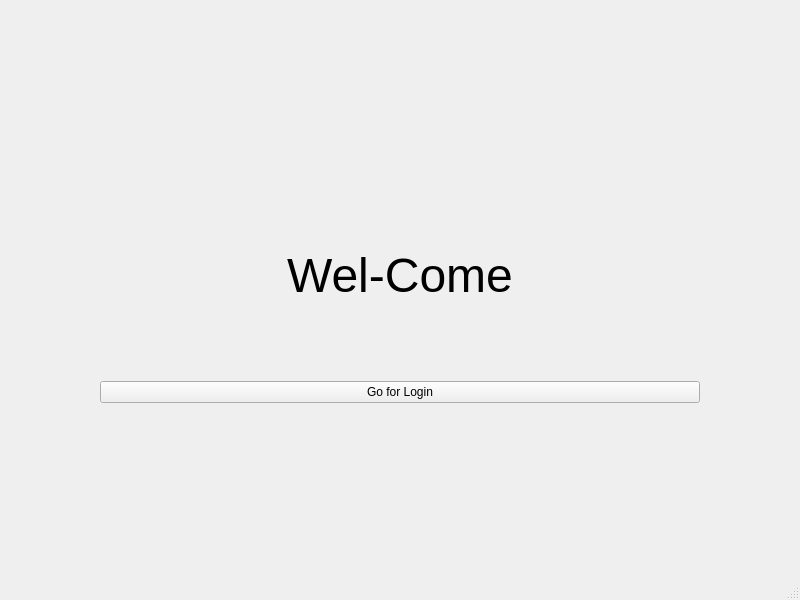
<?xml version="1.0" encoding="UTF-8"?>
<ui version="4.0">
 <class>MainWindow</class>
 <widget class="QMainWindow" name="MainWindow">
  <property name="geometry">
   <rect>
    <x>0</x>
    <y>0</y>
    <width>800</width>
    <height>600</height>
   </rect>
  </property>
  <property name="windowTitle">
   <string>MainWindow</string>
  </property>
  <widget class="QWidget" name="centralwidget">
   <layout class="QVBoxLayout" name="verticalLayout_2">
    <item>
     <layout class="QGridLayout" name="gridLayout">
      <item row="0" column="0">
       <widget class="QLabel" name="label">
        <property name="maximumSize">
         <size>
          <width>600</width>
          <height>200</height>
         </size>
        </property>
        <property name="font">
         <font>
          <pointsize>36</pointsize>
         </font>
        </property>
        <property name="text">
         <string>Wel-Come</string>
        </property>
        <property name="alignment">
         <set>Qt::AlignmentFlag::AlignCenter</set>
        </property>
       </widget>
      </item>
      <item row="1" column="0">
       <widget class="QPushButton" name="gotologin">
        <property name="text">
         <string>Go for Login</string>
        </property>
       </widget>
      </item>
     </layout>
    </item>
   </layout>
  </widget>
  <widget class="QMenuBar" name="menubar">
   <property name="geometry">
    <rect>
     <x>0</x>
     <y>0</y>
     <width>800</width>
     <height>22</height>
    </rect>
   </property>
  </widget>
  <widget class="QStatusBar" name="statusbar"/>
 </widget>
 <resources/>
 <connections/>
</ui>
